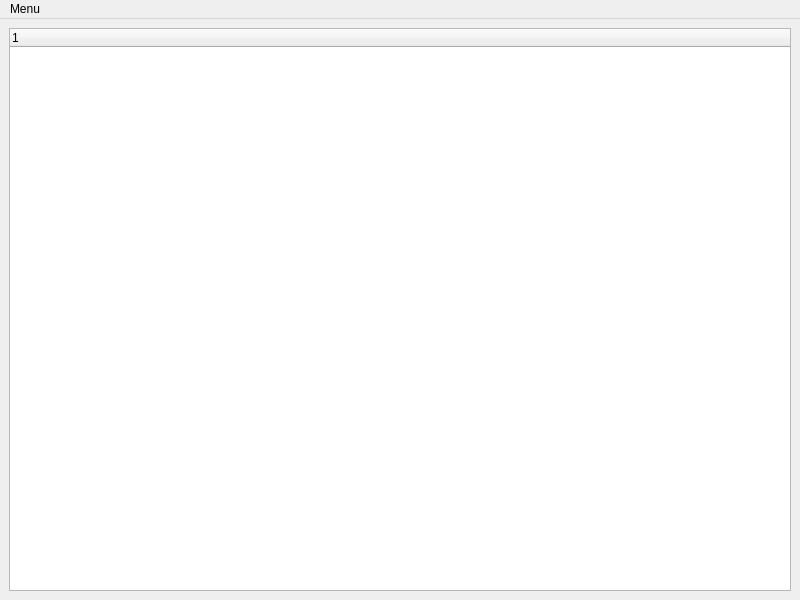
<?xml version="1.0" encoding="UTF-8"?>
<ui version="4.0">
 <class>DumpSettings</class>
 <widget class="QMainWindow" name="DumpSettings">
  <property name="geometry">
   <rect>
    <x>0</x>
    <y>0</y>
    <width>800</width>
    <height>600</height>
   </rect>
  </property>
  <property name="windowTitle">
   <string>DumpSettings</string>
  </property>
  <widget class="QWidget" name="centralwidget">
   <layout class="QHBoxLayout" name="horizontalLayout">
    <item>
     <widget class="ArchiveList" name="archiveList"/>
    </item>
   </layout>
  </widget>
  <widget class="QMenuBar" name="menubar">
   <property name="geometry">
    <rect>
     <x>0</x>
     <y>0</y>
     <width>800</width>
     <height>23</height>
    </rect>
   </property>
   <widget class="QMenu" name="menuMenu">
    <property name="title">
     <string>Menu</string>
    </property>
    <widget class="QMenu" name="menuDownloads">
     <property name="title">
      <string>Downloads</string>
     </property>
     <addaction name="actionPause_all_downloads"/>
    </widget>
    <addaction name="actionManually_add_archive"/>
    <addaction name="actionRefresh_archive_list"/>
    <addaction name="menuDownloads"/>
   </widget>
   <addaction name="menuMenu"/>
  </widget>
  <action name="actionManually_add_archive">
   <property name="text">
    <string>Manually Add Archive</string>
   </property>
  </action>
  <action name="actionRefresh_archive_list">
   <property name="text">
    <string>Refresh Archive List</string>
   </property>
  </action>
  <action name="actionPause_all_downloads">
   <property name="checkable">
    <bool>true</bool>
   </property>
   <property name="text">
    <string>Pause All Downloads</string>
   </property>
  </action>
 </widget>
 <customwidgets>
  <customwidget>
   <class>ArchiveList</class>
   <extends>QTreeWidget</extends>
   <header>archivelist.h</header>
  </customwidget>
 </customwidgets>
 <resources/>
 <connections/>
</ui>
